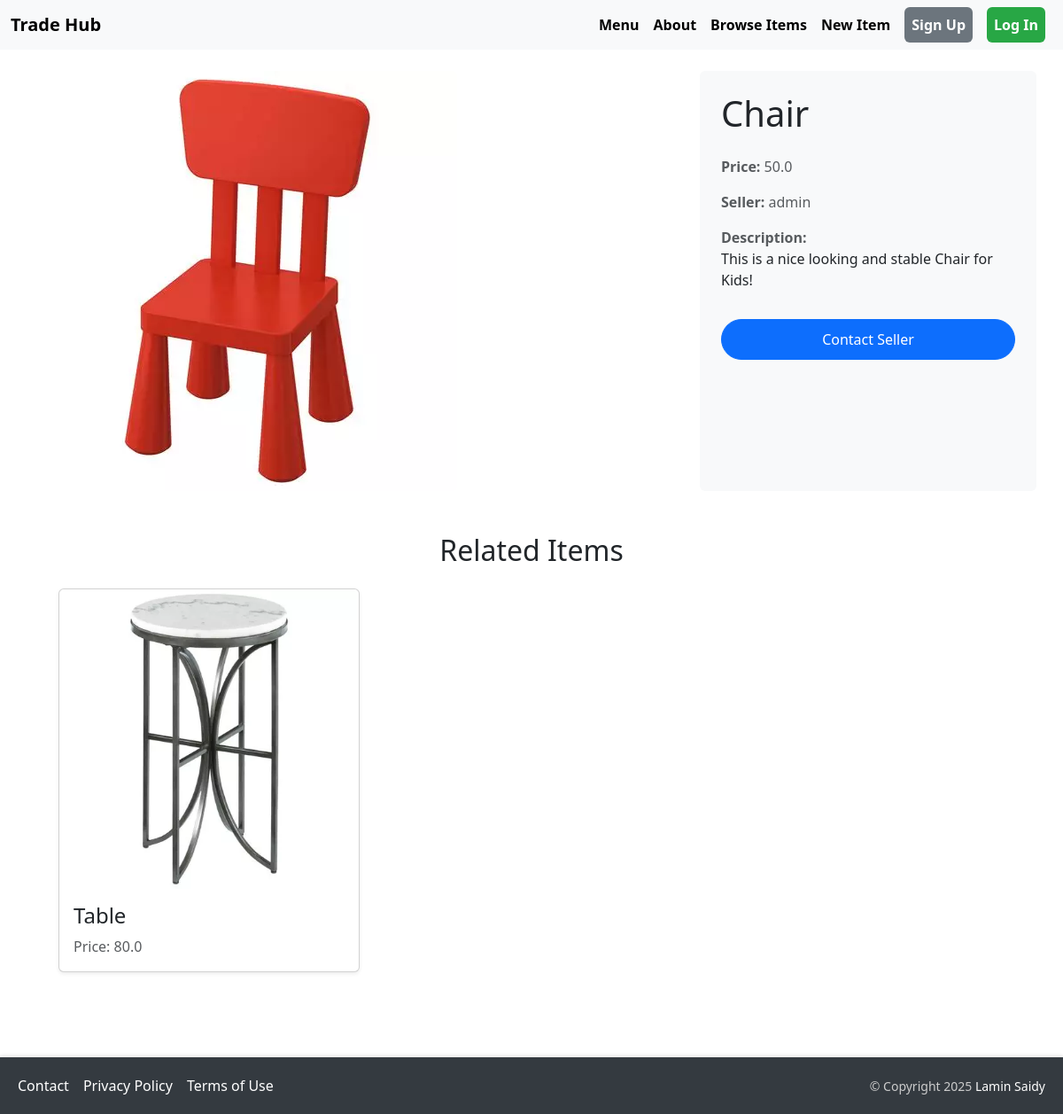
Before: /items/detail/2/ with the older database file.
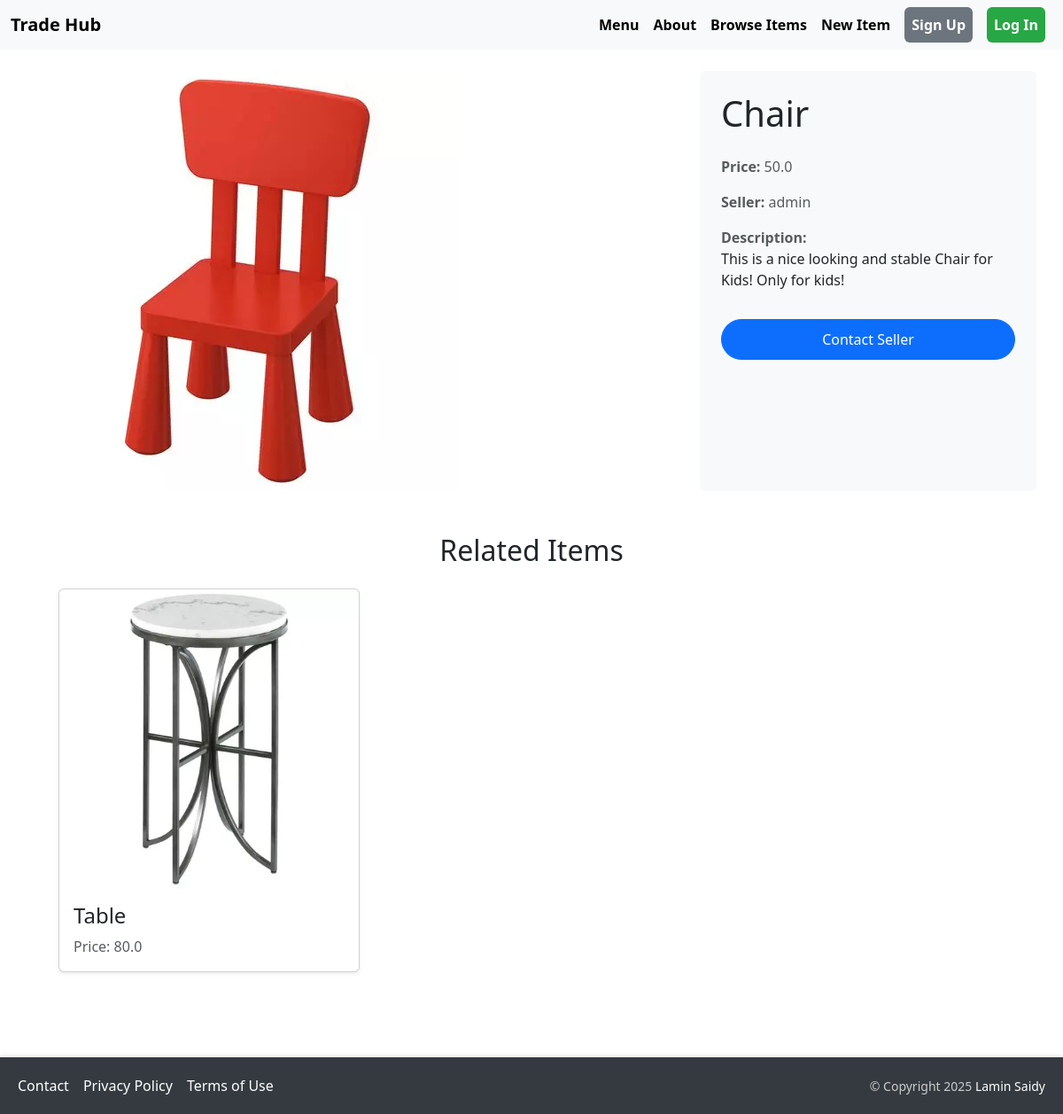
After: the same page with the newer database file.
### item/models.py (models this page shows, shortened)
class Item(models.Model):
    category = models.ForeignKey(Category, related_name='items', on_delete=models.CASCADE)
    name = models.CharField(max_length=255)
    description = models.TextField(blank=True, null=True)
    price = models.FloatField()
    image = models.ImageField(upload_to='item_images', blank=True, null=True)
    is_sold = models.BooleanField(default=False)
    created_by = models.ForeignKey(User, related_name='items', on_delete=models.CASCADE)
    created_at = models.DateTimeField(auto_now_add=True)

### item/views.py (the view)
# urls.py: path('detail/<int:pk>/', views.detail, name='detail'),
def detail(request, pk):
    item = get_object_or_404(Item, pk=pk)
    related_items = Item.objects.filter(category=item.category, is_sold=False).exclude(pk=pk)[0:3]
    return render(request, 'item/detail.html', {
        'item': item,
        'related_items': related_items
    })

### item/templates/item/detail.html (shortened to what this page needs)
{% extends 'products/base.html' %}
{% load static %}
{% block content %}
<div class="row g-4">
    <div class="col-md-8">
        {% if item.image %}
            <img
              src="{{ item.image.url }}"
              class="img-fluid rounded"
              alt="{{ item.name }}"
              onerror="this.onerror=null; this.src='{% static 'images/default-image.jpg' %}'"
            />
        {% else %}
            <div class="bg-light d-flex align-items-center justify-content-center rounded" style="height: 300px;">
                <p class="text-muted">No image available</p>
            </div>
        {% endif %}
    </div>
    <div class="col-md-4 p-4 bg-light rounded">
        <h1 class="mb-4">{{ item.name }}</h1>
        <p class="text-muted"><strong>Price: </strong>{{ item.price }}</p>
        <p class="text-muted"><strong>Seller: </strong>{{ item.created_by.username }}</p>
        {% if item.description %}
            <p class="text-dark">
                <strong class="text-muted">Description:</strong><br>
                {{ item.description }}
            </p>
        {% endif %}
        {% if request.user == item.created_by %}
            <div class="mt-4">
                <a href="{% url 'item:edit' item.id %}" class="edit-btn w-100 text-center d-block mb-3">Edit</a>
                <a href="{% url 'item:delete' item.id %}" class="delete-btn w-100 text-center d-block" onclick="return confirmDelete()">Delete</a>
            </div>
        {% else %}
            <a href="{% url 'conversation:new' item.id %}" class="btn btn-primary contact-seller-btn w-100 mt-3">
                Contact Seller
            </a>
        {% endif %}
    </div>
</div>
<div class="mt-6 px-4 py-5 section-bg">
    <h2 class="mb-4 text-center section-title">Related Items</h2>
    <div class="row row-cols-1 row-cols-md-3 g-4">
        {% for related_item in related_items %}
        <div class="col">
            <a href="{% url 'item:detail' related_item.id %}" class="text-decoration-none text-reset">
                <div class="card h-100 shadow-sm">
                    {% if related_item.image %}
                        <img
                            src="{{ related_item.image.url }}"
                            class="card-img-top rounded-top-3"
                            alt="{{ related_item.name }}"
                            onerror="this.onerror=null; this.src='{% static 'images/default-image.jpg' %}'"
                        />
                    {% else %}
                        <div class="card-img-top rounded-top-3 bg-light d-flex align-items-center justify-content-center" style="height: 200px;">
                            <p class="text-muted">No image available</p>
                        </div>
                    {% endif %}
                    <div class="card-body">
                        <h2 class="card-title h4">{{ related_item.name }}</h2>
                        <p class="card-text text-muted">Price: {{ related_item.price }}</p>
                    </div>
                </div>
            </a>
        </div>
        {% empty %}
        <div class="col-12 text-center">
            <p class="text-muted">No related items found.</p>
        </div>
        {% endfor %}
    </div>
</div>
{% endblock %}

### products/templates/products/base.html (shortened to what this page needs)
<!DOCTYPE html>
<html>
<head>
    <link href="https://cdn.jsdelivr.net/npm/bootstrap@5.3.0/dist/css/bootstrap.min.css" rel="stylesheet">
</head>
<body>
    <div class="wrapper">
        <nav class="navbar navbar-expand-lg navbar-light bg-light">
            <div class="container-fluid">
                <a class="navbar-brand" href="{% url 'products:index' %}">Trade Hub</a>
                <div class="collapse navbar-collapse" id="navbarNav">
                    <ul class="navbar-nav ms-auto">
                        <li class="nav-item">
                            <a class="nav-link nav-hover" href="{% url 'products:menu' %}">Menu</a>
                        </li>
                        <li class="nav-item">
                            <a class="nav-link nav-hover" href="{% url 'products:about' %}">About</a>
                        </li>
                        <li class="nav-item">
                            <a class="nav-link nav-hover" href="{% url 'item:index' %}">Browse Items</a>
                        </li>
                        <li class="nav-item">
                            <a class="nav-link nav-hover" href="{% url 'item:create' %}">New Item</a>
                        </li>
                        {% if request.user.is_authenticated %}
                            <li class="nav-item">
                                <a class="nav-link btn btn-dashboard mx-2" href="{% url 'dashboard:index' %}">Dashboard</a>
                            </li>
                            <li class="nav-item">
                                <a class="nav-link btn btn-inbox mx-2" href="{% url 'conversation:inbox' %}">Inbox</a>
                            </li>
                            <li class="nav-item">
                                <form method="post" action="{% url 'products:logout' %}">
                                    {% csrf_token %}
                                    <button type="submit" class="btn btn-login mx-2">Log Out</button>
                                </form>
                            </li>
                        {% else %}
                            <li class="nav-item">
                                <a class="nav-link btn btn-signup mx-2" href="{% url 'products:signup' %}">Sign Up</a>
                            </li>
                            <li class="nav-item">
                                <a class="nav-link btn btn-login mx-2" href="{% url 'products:login' %}">Log In</a>
                            </li>
                        {% endif %}
                    </ul>
                </div>
            </div>
        </nav>
        <div class="content container mt-4">
            {% block content %}
            {% endblock %}
        </div>
        <footer class="footer mt-5">
            <div class="footer-links">
                <a href="{% url 'products:contact' %}">Contact</a>
                <a href="#">Privacy Policy</a>
                <a href="#">Terms of Use</a>
            </div>
            <div class="copyright">
                &copy; Copyright 2025 <a href="https://github.com/laminsaidy/MarketplaceP5" target="_blank">Lamin Saidy</a>
            </div>
        </footer>
    </div>
</body>
</html>

### products/templates/products/base.html (style rules this page uses)
html, body { height: 100%; margin: 0; }
.wrapper { display: flex; flex-direction: column; min-height: 100vh; }
.content { flex: 1; }
.navbar-brand, .nav-link { font-weight: 600; }
.nav-hover { color: black; transition: color 0.3s ease; }
.btn-signup { background-color: #6c757d; color: white; transition: transform 0.3s ease, background-color 0.3s ease; }
.btn-login { background-color: #28a745; color: white; transition: transform 0.3s ease, background-color 0.3s ease; }
.footer { display: flex; justify-content: space-between; align-items: center; padding: 20px; background-color: #343a40; color: white; box-shadow: 0 -2px 4px rgba(0, 0, 0, 0.1); }
.footer-links { display: flex; gap: 16px; }
.footer-links a { color: white; text-decoration: none; transition: color 0.3s ease; }
.copyright { font-size: 14px; color: #cccccc; }
.copyright a { color: white; text-decoration: none; transition: color 0.3s ease; }

### item/templates/item/detail.html (style rules this page uses)
.contact-seller-btn { border-radius: 25px; padding: 10px 20px; font-size: 1rem; transition: all 0.3s ease; }

Changed rows visible on the page:
changed Item "Chair": description "This is a nice looking and stable Chair for Kids!" → "This is a nice looking and stable Chair for Kids! Only for kids!"
